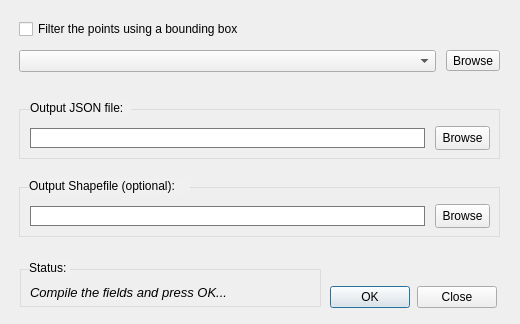
<?xml version="1.0" encoding="UTF-8"?>
<ui version="4.0">
 <class>LandslidesSurveryDialogBase</class>
 <widget class="QDialog" name="LandslidesSurveryDialogBase">
  <property name="geometry">
   <rect>
    <x>0</x>
    <y>0</y>
    <width>520</width>
    <height>324</height>
   </rect>
  </property>
  <property name="minimumSize">
   <size>
    <width>453</width>
    <height>225</height>
   </size>
  </property>
  <property name="maximumSize">
   <size>
    <width>2000</width>
    <height>2000</height>
   </size>
  </property>
  <property name="windowTitle">
   <string>LandslidesSurvey</string>
  </property>
  <property name="styleSheet">
   <string notr="true"/>
  </property>
  <widget class="QLabel" name="label_shp">
   <property name="geometry">
    <rect>
     <x>29</x>
     <y>178</y>
     <width>161</width>
     <height>16</height>
    </rect>
   </property>
   <property name="styleSheet">
    <string notr="true">background: rgb(240, 240, 240)</string>
   </property>
   <property name="text">
    <string>Output Shapefile (optional):</string>
   </property>
  </widget>
  <widget class="QFrame" name="outputJSON">
   <property name="geometry">
    <rect>
     <x>19</x>
     <y>109</y>
     <width>481</width>
     <height>50</height>
    </rect>
   </property>
   <property name="autoFillBackground">
    <bool>false</bool>
   </property>
   <property name="styleSheet">
    <string notr="true">border: 1px solid rgb(220,220,220);</string>
   </property>
   <property name="frameShape">
    <enum>QFrame::Box</enum>
   </property>
   <property name="frameShadow">
    <enum>QFrame::Plain</enum>
   </property>
   <property name="lineWidth">
    <number>1</number>
   </property>
   <widget class="QLineEdit" name="le_json">
    <property name="geometry">
     <rect>
      <x>11</x>
      <y>19</y>
      <width>395</width>
      <height>20</height>
     </rect>
    </property>
    <property name="styleSheet">
     <string notr="true">border: 1px solid rgb(122, 122, 122);</string>
    </property>
    <property name="clearButtonEnabled">
     <bool>false</bool>
    </property>
   </widget>
  </widget>
  <widget class="QWidget" name="layoutWidget_2">
   <property name="geometry">
    <rect>
     <x>330</x>
     <y>269</y>
     <width>167</width>
     <height>42</height>
    </rect>
   </property>
   <layout class="QHBoxLayout" name="dialogButtons">
    <property name="spacing">
     <number>7</number>
    </property>
    <property name="leftMargin">
     <number>0</number>
    </property>
    <property name="topMargin">
     <number>14</number>
    </property>
    <item>
     <widget class="QPushButton" name="btn_ok">
      <property name="enabled">
       <bool>true</bool>
      </property>
      <property name="mouseTracking">
       <bool>false</bool>
      </property>
      <property name="acceptDrops">
       <bool>false</bool>
      </property>
      <property name="styleSheet">
       <string notr="true"/>
      </property>
      <property name="text">
       <string>OK</string>
      </property>
      <property name="checkable">
       <bool>false</bool>
      </property>
     </widget>
    </item>
    <item>
     <widget class="QPushButton" name="btn_close">
      <property name="styleSheet">
       <string notr="true"/>
      </property>
      <property name="text">
       <string>Close</string>
      </property>
     </widget>
    </item>
   </layout>
  </widget>
  <widget class="QFrame" name="outputShp">
   <property name="geometry">
    <rect>
     <x>19</x>
     <y>187</y>
     <width>481</width>
     <height>50</height>
    </rect>
   </property>
   <property name="autoFillBackground">
    <bool>false</bool>
   </property>
   <property name="styleSheet">
    <string notr="true">border: 1px solid rgb(220,220,220);</string>
   </property>
   <property name="frameShape">
    <enum>QFrame::Box</enum>
   </property>
   <property name="frameShadow">
    <enum>QFrame::Plain</enum>
   </property>
   <property name="lineWidth">
    <number>1</number>
   </property>
   <widget class="QLineEdit" name="le_shp">
    <property name="geometry">
     <rect>
      <x>11</x>
      <y>19</y>
      <width>395</width>
      <height>20</height>
     </rect>
    </property>
    <property name="styleSheet">
     <string notr="true">border: 1px solid rgb(122, 122, 122);</string>
    </property>
   </widget>
  </widget>
  <widget class="QLabel" name="label_json">
   <property name="geometry">
    <rect>
     <x>30</x>
     <y>100</y>
     <width>101</width>
     <height>16</height>
    </rect>
   </property>
   <property name="styleSheet">
    <string notr="true">background: rgb(240, 240, 240)</string>
   </property>
   <property name="text">
    <string>Output JSON file:</string>
   </property>
  </widget>
  <widget class="QWidget" name="layoutWidget">
   <property name="geometry">
    <rect>
     <x>19</x>
     <y>18</y>
     <width>481</width>
     <height>57</height>
    </rect>
   </property>
   <layout class="QVBoxLayout" name="boundingBox">
    <property name="spacing">
     <number>10</number>
    </property>
    <item>
     <widget class="QCheckBox" name="chb_bb">
      <property name="text">
       <string>Filter the points using a bounding box</string>
      </property>
     </widget>
    </item>
    <item>
     <layout class="QHBoxLayout" name="horizontalLayout">
      <item>
       <widget class="QComboBox" name="cb_bb">
        <property name="layoutDirection">
         <enum>Qt::LeftToRight</enum>
        </property>
        <property name="editable">
         <bool>false</bool>
        </property>
        <property name="insertPolicy">
         <enum>QComboBox::InsertAtTop</enum>
        </property>
        <property name="iconSize">
         <size>
          <width>16</width>
          <height>16</height>
         </size>
        </property>
        <property name="frame">
         <bool>true</bool>
        </property>
       </widget>
      </item>
      <item>
       <widget class="QToolButton" name="tb_bb">
        <property name="toolTip">
         <string>&lt;html&gt;&lt;head/&gt;&lt;body&gt;&lt;p&gt;Select file&lt;/p&gt;&lt;/body&gt;&lt;/html&gt;</string>
        </property>
        <property name="text">
         <string>Browse</string>
        </property>
       </widget>
      </item>
     </layout>
    </item>
   </layout>
  </widget>
  <widget class="QFrame" name="status">
   <property name="geometry">
    <rect>
     <x>20</x>
     <y>269</y>
     <width>301</width>
     <height>38</height>
    </rect>
   </property>
   <property name="autoFillBackground">
    <bool>false</bool>
   </property>
   <property name="styleSheet">
    <string notr="true">border: 1px solid rgb(220,220,220);</string>
   </property>
   <property name="frameShape">
    <enum>QFrame::Box</enum>
   </property>
   <property name="frameShadow">
    <enum>QFrame::Plain</enum>
   </property>
   <property name="lineWidth">
    <number>1</number>
   </property>
   <widget class="QLabel" name="text_status">
    <property name="geometry">
     <rect>
      <x>10</x>
      <y>8</y>
      <width>291</width>
      <height>30</height>
     </rect>
    </property>
    <property name="font">
     <font>
      <pointsize>10</pointsize>
      <italic>true</italic>
     </font>
    </property>
    <property name="styleSheet">
     <string notr="true">border: 0;</string>
    </property>
    <property name="text">
     <string>Compile the fields and press OK...</string>
    </property>
   </widget>
  </widget>
  <widget class="QLabel" name="label_status">
   <property name="geometry">
    <rect>
     <x>29</x>
     <y>260</y>
     <width>41</width>
     <height>16</height>
    </rect>
   </property>
   <property name="styleSheet">
    <string notr="true">background: rgb(240, 240, 240)</string>
   </property>
   <property name="text">
    <string>Status:</string>
   </property>
  </widget>
  <widget class="QToolButton" name="tb_json">
   <property name="geometry">
    <rect>
     <x>435</x>
     <y>126</y>
     <width>55</width>
     <height>24</height>
    </rect>
   </property>
   <property name="toolTip">
    <string>&lt;html&gt;&lt;head/&gt;&lt;body&gt;&lt;p&gt;Select file&lt;/p&gt;&lt;/body&gt;&lt;/html&gt;</string>
   </property>
   <property name="text">
    <string>Browse</string>
   </property>
  </widget>
  <widget class="QToolButton" name="tb_shp">
   <property name="geometry">
    <rect>
     <x>435</x>
     <y>204</y>
     <width>55</width>
     <height>24</height>
    </rect>
   </property>
   <property name="text">
    <string>Browse</string>
   </property>
  </widget>
  <zorder>layoutWidget</zorder>
  <zorder>outputJSON</zorder>
  <zorder>layoutWidget_2</zorder>
  <zorder>outputShp</zorder>
  <zorder>status</zorder>
  <zorder>label_status</zorder>
  <zorder>label_shp</zorder>
  <zorder>label_json</zorder>
  <zorder>tb_json</zorder>
  <zorder>tb_shp</zorder>
 </widget>
 <tabstops>
  <tabstop>chb_bb</tabstop>
  <tabstop>tb_bb</tabstop>
  <tabstop>btn_ok</tabstop>
  <tabstop>btn_close</tabstop>
  <tabstop>cb_bb</tabstop>
  <tabstop>le_json</tabstop>
  <tabstop>le_shp</tabstop>
  <tabstop>chb_bb</tabstop>
  <tabstop>cb_bb</tabstop>
  <tabstop>tb_bb</tabstop>
  <tabstop>le_shp</tabstop>
  <tabstop>btn_ok</tabstop>
  <tabstop>btn_close</tabstop>
 </tabstops>
 <resources/>
 <connections/>
</ui>
